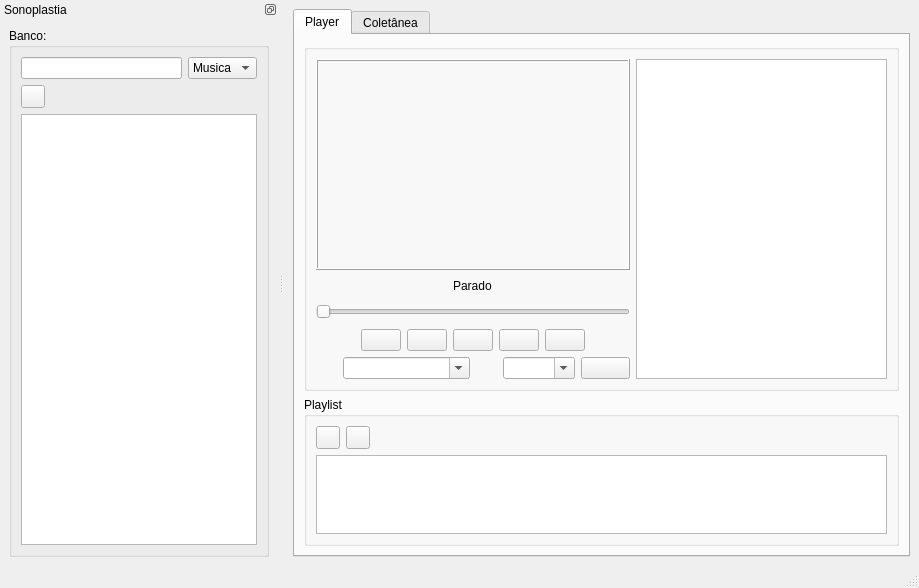
<?xml version="1.0" encoding="UTF-8"?>
<ui version="4.0">
 <class>MainWindow</class>
 <widget class="QMainWindow" name="MainWindow">
  <property name="geometry">
   <rect>
    <x>0</x>
    <y>0</y>
    <width>919</width>
    <height>588</height>
   </rect>
  </property>
  <property name="contextMenuPolicy">
   <enum>Qt::ActionsContextMenu</enum>
  </property>
  <property name="windowTitle">
   <string>Sn7.0.1</string>
  </property>
  <widget class="QWidget" name="centralwidget">
   <layout class="QHBoxLayout" name="horizontalLayout_12">
    <item>
     <widget class="QTabWidget" name="tabWidget">
      <property name="toolTip">
       <string>&lt;html&gt;&lt;head/&gt;&lt;body&gt;&lt;p&gt;&lt;br/&gt;&lt;/p&gt;&lt;/body&gt;&lt;/html&gt;</string>
      </property>
      <property name="currentIndex">
       <number>0</number>
      </property>
      <widget class="QWidget" name="tab">
       <attribute name="title">
        <string>Player</string>
       </attribute>
       <layout class="QHBoxLayout" name="horizontalLayout_13">
        <item>
         <layout class="QVBoxLayout" name="verticalLayout_9">
          <item>
           <widget class="QGroupBox" name="groupBox_2">
            <property name="title">
             <string/>
            </property>
            <layout class="QHBoxLayout" name="horizontalLayout_6">
             <item>
              <layout class="QVBoxLayout" name="verticalLayout_7">
               <item>
                <layout class="QVBoxLayout" name="verticalLayout_6">
                 <item>
                  <widget class="QFrame" name="frameVideo">
                   <property name="minimumSize">
                    <size>
                     <width>301</width>
                     <height>211</height>
                    </size>
                   </property>
                   <property name="frameShape">
                    <enum>QFrame::Box</enum>
                   </property>
                   <property name="frameShadow">
                    <enum>QFrame::Raised</enum>
                   </property>
                   <layout class="QVBoxLayout" name="verticalLayout_3">
                    <item>
                     <widget class="QLabel" name="imagemMidia">
                      <property name="text">
                       <string/>
                      </property>
                      <property name="pixmap">
                       <pixmap>icones/play.png</pixmap>
                      </property>
                      <property name="scaledContents">
                       <bool>false</bool>
                      </property>
                      <property name="alignment">
                       <set>Qt::AlignCenter</set>
                      </property>
                      <property name="wordWrap">
                       <bool>false</bool>
                      </property>
                      <property name="openExternalLinks">
                       <bool>false</bool>
                      </property>
                     </widget>
                    </item>
                   </layout>
                  </widget>
                 </item>
                 <item alignment="Qt::AlignHCenter">
                  <widget class="QLabel" name="texto">
                   <property name="toolTip">
                    <string>&lt;html&gt;&lt;head/&gt;&lt;body&gt;&lt;p&gt;&lt;br/&gt;&lt;/p&gt;&lt;/body&gt;&lt;/html&gt;</string>
                   </property>
                   <property name="whatsThis">
                    <string>&lt;html&gt;&lt;head/&gt;&lt;body&gt;&lt;p align=&quot;center&quot;&gt;tt&lt;/p&gt;&lt;/body&gt;&lt;/html&gt;</string>
                   </property>
                   <property name="text">
                    <string>Parado</string>
                   </property>
                  </widget>
                 </item>
                 <item>
                  <layout class="QVBoxLayout" name="verticalLayout_5">
                   <item>
                    <widget class="QSlider" name="slideMusica">
                     <property name="minimumSize">
                      <size>
                       <width>314</width>
                       <height>22</height>
                      </size>
                     </property>
                     <property name="toolTip">
                      <string>&lt;html&gt;&lt;head/&gt;&lt;body&gt;&lt;p&gt;slide de tempo de midia&lt;/p&gt;&lt;p&gt;&lt;br/&gt;&lt;/p&gt;&lt;/body&gt;&lt;/html&gt;</string>
                     </property>
                     <property name="pageStep">
                      <number>1</number>
                     </property>
                     <property name="orientation">
                      <enum>Qt::Horizontal</enum>
                     </property>
                    </widget>
                   </item>
                   <item>
                    <layout class="QHBoxLayout" name="horizontalLayout">
                     <item>
                      <spacer name="horizontalSpacer_2">
                       <property name="orientation">
                        <enum>Qt::Horizontal</enum>
                       </property>
                       <property name="sizeHint" stdset="0">
                        <size>
                         <width>40</width>
                         <height>20</height>
                        </size>
                       </property>
                      </spacer>
                     </item>
                     <item>
                      <widget class="QPushButton" name="botaoPlay">
                       <property name="toolTip">
                        <string>&lt;html&gt;&lt;head/&gt;&lt;body&gt;&lt;p&gt;play/pause&lt;/p&gt;&lt;/body&gt;&lt;/html&gt;</string>
                       </property>
                       <property name="text">
                        <string/>
                       </property>
                       <property name="icon">
                        <iconset>
                         <normaloff>icones/play.png</normaloff>icones/play.png</iconset>
                       </property>
                       <property name="iconSize">
                        <size>
                         <width>18</width>
                         <height>18</height>
                        </size>
                       </property>
                       <property name="autoRepeat">
                        <bool>false</bool>
                       </property>
                      </widget>
                     </item>
                     <item>
                      <widget class="QPushButton" name="botaoStop">
                       <property name="toolTip">
                        <string>&lt;html&gt;&lt;head/&gt;&lt;body&gt;&lt;p&gt;stop&lt;/p&gt;&lt;/body&gt;&lt;/html&gt;</string>
                       </property>
                       <property name="text">
                        <string/>
                       </property>
                       <property name="icon">
                        <iconset>
                         <normaloff>icones/stop.png</normaloff>icones/stop.png</iconset>
                       </property>
                       <property name="iconSize">
                        <size>
                         <width>18</width>
                         <height>18</height>
                        </size>
                       </property>
                       <property name="autoRepeat">
                        <bool>false</bool>
                       </property>
                      </widget>
                     </item>
                     <item>
                      <widget class="QPushButton" name="botaoRedimencionar">
                       <property name="toolTip">
                        <string>&lt;html&gt;&lt;head/&gt;&lt;body&gt;&lt;p&gt;Ocultar Tela secundária&lt;/p&gt;&lt;/body&gt;&lt;/html&gt;</string>
                       </property>
                       <property name="text">
                        <string/>
                       </property>
                       <property name="icon">
                        <iconset>
                         <normaloff>icones/94519.png</normaloff>icones/94519.png</iconset>
                       </property>
                       <property name="iconSize">
                        <size>
                         <width>18</width>
                         <height>18</height>
                        </size>
                       </property>
                       <property name="checkable">
                        <bool>true</bool>
                       </property>
                       <property name="checked">
                        <bool>false</bool>
                       </property>
                       <property name="autoRepeat">
                        <bool>false</bool>
                       </property>
                      </widget>
                     </item>
                     <item>
                      <widget class="QPushButton" name="botaoPlayList">
                       <property name="toolTip">
                        <string>&lt;html&gt;&lt;head/&gt;&lt;body&gt;&lt;p&gt;Ativa a playlist&lt;/p&gt;&lt;/body&gt;&lt;/html&gt;</string>
                       </property>
                       <property name="text">
                        <string/>
                       </property>
                       <property name="icon">
                        <iconset>
                         <normaloff>icones/playlist-2223100-1861902.webp</normaloff>icones/playlist-2223100-1861902.webp</iconset>
                       </property>
                       <property name="iconSize">
                        <size>
                         <width>18</width>
                         <height>18</height>
                        </size>
                       </property>
                       <property name="checkable">
                        <bool>true</bool>
                       </property>
                       <property name="checked">
                        <bool>false</bool>
                       </property>
                       <property name="autoRepeat">
                        <bool>false</bool>
                       </property>
                      </widget>
                     </item>
                     <item>
                      <widget class="QPushButton" name="botaoIniciarPlayback">
                       <property name="toolTip">
                        <string>&lt;html&gt;&lt;head/&gt;&lt;body&gt;&lt;p&gt;Iniciar com playback caso possivel&lt;/p&gt;&lt;/body&gt;&lt;/html&gt;</string>
                       </property>
                       <property name="text">
                        <string/>
                       </property>
                       <property name="icon">
                        <iconset>
                         <normaloff>icones/playback.png</normaloff>icones/playback.png</iconset>
                       </property>
                       <property name="iconSize">
                        <size>
                         <width>18</width>
                         <height>18</height>
                        </size>
                       </property>
                       <property name="checkable">
                        <bool>true</bool>
                       </property>
                       <property name="checked">
                        <bool>false</bool>
                       </property>
                       <property name="autoRepeat">
                        <bool>false</bool>
                       </property>
                      </widget>
                     </item>
                     <item>
                      <spacer name="horizontalSpacer">
                       <property name="orientation">
                        <enum>Qt::Horizontal</enum>
                       </property>
                       <property name="sizeHint" stdset="0">
                        <size>
                         <width>40</width>
                         <height>20</height>
                        </size>
                       </property>
                      </spacer>
                     </item>
                    </layout>
                   </item>
                  </layout>
                 </item>
                </layout>
               </item>
               <item>
                <layout class="QHBoxLayout" name="horizontalLayout_5">
                 <item>
                  <layout class="QHBoxLayout" name="horizontalLayout_3">
                   <item>
                    <widget class="QLabel" name="label">
                     <property name="maximumSize">
                      <size>
                       <width>21</width>
                       <height>21</height>
                      </size>
                     </property>
                     <property name="text">
                      <string/>
                     </property>
                     <property name="pixmap">
                      <pixmap>icones/note-beam.png</pixmap>
                     </property>
                     <property name="scaledContents">
                      <bool>true</bool>
                     </property>
                    </widget>
                   </item>
                   <item>
                    <widget class="QComboBox" name="comboMusica">
                     <property name="toolTip">
                      <string>&lt;html&gt;&lt;head/&gt;&lt;body&gt;&lt;p&gt;trilha de audio, normalmente exibe Normal/Playback&lt;/p&gt;&lt;/body&gt;&lt;/html&gt;</string>
                     </property>
                     <property name="editable">
                      <bool>true</bool>
                     </property>
                     <property name="currentIndex">
                      <number>-1</number>
                     </property>
                     <property name="sizeAdjustPolicy">
                      <enum>QComboBox::AdjustToContents</enum>
                     </property>
                     <property name="frame">
                      <bool>true</bool>
                     </property>
                    </widget>
                   </item>
                  </layout>
                 </item>
                 <item>
                  <layout class="QHBoxLayout" name="horizontalLayout_4">
                   <item>
                    <widget class="QLabel" name="label_2">
                     <property name="maximumSize">
                      <size>
                       <width>21</width>
                       <height>31</height>
                      </size>
                     </property>
                     <property name="text">
                      <string/>
                     </property>
                     <property name="pixmap">
                      <pixmap>icones/legendas.png</pixmap>
                     </property>
                     <property name="scaledContents">
                      <bool>true</bool>
                     </property>
                    </widget>
                   </item>
                   <item>
                    <widget class="QComboBox" name="comboLegenda">
                     <property name="toolTip">
                      <string>&lt;html&gt;&lt;head/&gt;&lt;body&gt;&lt;p&gt;Legendas&lt;/p&gt;&lt;/body&gt;&lt;/html&gt;</string>
                     </property>
                     <property name="editable">
                      <bool>true</bool>
                     </property>
                     <property name="currentText">
                      <string/>
                     </property>
                     <property name="currentIndex">
                      <number>-1</number>
                     </property>
                     <property name="sizeAdjustPolicy">
                      <enum>QComboBox::AdjustToContents</enum>
                     </property>
                     <property name="frame">
                      <bool>true</bool>
                     </property>
                    </widget>
                   </item>
                   <item>
                    <layout class="QHBoxLayout" name="horizontalLayout_7">
                     <item>
                      <widget class="QPushButton" name="botaoVolume">
                       <property name="toolTip">
                        <string>&lt;html&gt;&lt;head/&gt;&lt;body&gt;&lt;p&gt;Mute&lt;/p&gt;&lt;p&gt;&lt;br/&gt;&lt;/p&gt;&lt;/body&gt;&lt;/html&gt;</string>
                       </property>
                       <property name="text">
                        <string/>
                       </property>
                       <property name="icon">
                        <iconset>
                         <normaloff>icones/iconfinder-volume-max-sound-speaker-audio-4593170_122277.ico</normaloff>icones/iconfinder-volume-max-sound-speaker-audio-4593170_122277.ico</iconset>
                       </property>
                       <property name="iconSize">
                        <size>
                         <width>18</width>
                         <height>18</height>
                        </size>
                       </property>
                       <property name="autoRepeat">
                        <bool>false</bool>
                       </property>
                      </widget>
                     </item>
                    </layout>
                   </item>
                  </layout>
                 </item>
                </layout>
               </item>
              </layout>
             </item>
             <item>
              <widget class="QListWidget" name="listaTrecho">
               <property name="minimumSize">
                <size>
                 <width>251</width>
                 <height>320</height>
                </size>
               </property>
               <property name="toolTip">
                <string>&lt;html&gt;&lt;head/&gt;&lt;body&gt;&lt;p&gt;Exibe os trechos da midia caso exista.&lt;/p&gt;&lt;/body&gt;&lt;/html&gt;</string>
               </property>
              </widget>
             </item>
            </layout>
           </widget>
          </item>
          <item>
           <widget class="QGroupBox" name="groupBox_3">
            <property name="title">
             <string>Playlist</string>
            </property>
            <layout class="QHBoxLayout" name="horizontalLayout_9">
             <item>
              <layout class="QVBoxLayout" name="verticalLayout_8">
               <item>
                <layout class="QHBoxLayout" name="horizontalLayout_8">
                 <item>
                  <widget class="QToolButton" name="botaoAdicionar">
                   <property name="toolTip">
                    <string>&lt;html&gt;&lt;head/&gt;&lt;body&gt;&lt;p&gt;Adicionar midia externa&lt;/p&gt;&lt;/body&gt;&lt;/html&gt;</string>
                   </property>
                   <property name="text">
                    <string/>
                   </property>
                   <property name="icon">
                    <iconset>
                     <normaloff>icones/add-icon.png</normaloff>icones/add-icon.png</iconset>
                   </property>
                  </widget>
                 </item>
                 <item>
                  <widget class="QToolButton" name="botaoRemover">
                   <property name="toolTip">
                    <string>&lt;html&gt;&lt;head/&gt;&lt;body&gt;&lt;p&gt;Remover item da lista&lt;/p&gt;&lt;/body&gt;&lt;/html&gt;</string>
                   </property>
                   <property name="text">
                    <string/>
                   </property>
                   <property name="icon">
                    <iconset>
                     <normaloff>icones/remove-symbol_icon-icons.com_73439.ico</normaloff>icones/remove-symbol_icon-icons.com_73439.ico</iconset>
                   </property>
                  </widget>
                 </item>
                 <item>
                  <spacer name="horizontalSpacer_3">
                   <property name="orientation">
                    <enum>Qt::Horizontal</enum>
                   </property>
                   <property name="sizeHint" stdset="0">
                    <size>
                     <width>40</width>
                     <height>20</height>
                    </size>
                   </property>
                  </spacer>
                 </item>
                </layout>
               </item>
               <item>
                <widget class="QListWidget" name="listaPlaylist">
                 <property name="toolTip">
                  <string>&lt;html&gt;&lt;head/&gt;&lt;body&gt;&lt;p&gt;lista de midia&lt;/p&gt;&lt;/body&gt;&lt;/html&gt;</string>
                 </property>
                </widget>
               </item>
              </layout>
             </item>
            </layout>
           </widget>
          </item>
         </layout>
        </item>
       </layout>
      </widget>
      <widget class="QWidget" name="tab_2">
       <attribute name="title">
        <string>Coletânea</string>
       </attribute>
      </widget>
     </widget>
    </item>
   </layout>
  </widget>
  <widget class="QStatusBar" name="statusbar"/>
  <widget class="QDockWidget" name="dockWidget_2">
   <property name="features">
    <set>QDockWidget::DockWidgetFloatable|QDockWidget::DockWidgetMovable</set>
   </property>
   <property name="allowedAreas">
    <set>Qt::LeftDockWidgetArea|Qt::RightDockWidgetArea</set>
   </property>
   <property name="windowTitle">
    <string>Sonoplastia</string>
   </property>
   <attribute name="dockWidgetArea">
    <number>1</number>
   </attribute>
   <widget class="QWidget" name="dockWidgetContents_2">
    <layout class="QHBoxLayout" name="horizontalLayout_10">
     <item>
      <widget class="QGroupBox" name="groupBox">
       <property name="toolTip">
        <string>&lt;html&gt;&lt;head/&gt;&lt;body&gt;&lt;p&gt;Banco de dados&lt;/p&gt;&lt;/body&gt;&lt;/html&gt;</string>
       </property>
       <property name="title">
        <string>Banco:</string>
       </property>
       <layout class="QHBoxLayout" name="horizontalLayout_11">
        <item>
         <layout class="QVBoxLayout" name="verticalLayout_2">
          <item>
           <layout class="QHBoxLayout" name="horizontalLayout_2">
            <item>
             <widget class="QLineEdit" name="areaBusca">
              <property name="toolTip">
               <string>&lt;html&gt;&lt;head/&gt;&lt;body&gt;&lt;p&gt;Clique Enter para procurar&lt;/p&gt;&lt;/body&gt;&lt;/html&gt;</string>
              </property>
             </widget>
            </item>
            <item>
             <widget class="QComboBox" name="comboBanco">
              <item>
               <property name="text">
                <string>Musica</string>
               </property>
              </item>
              <item>
               <property name="text">
                <string>Trecho</string>
               </property>
              </item>
              <item>
               <property name="text">
                <string>Album</string>
               </property>
              </item>
             </widget>
            </item>
           </layout>
          </item>
          <item>
           <widget class="QToolButton" name="botaoAdicionar_2">
            <property name="toolTip">
             <string>&lt;html&gt;&lt;head/&gt;&lt;body&gt;&lt;p&gt;Adicionar a playList&lt;/p&gt;&lt;/body&gt;&lt;/html&gt;</string>
            </property>
            <property name="text">
             <string/>
            </property>
            <property name="icon">
             <iconset>
              <normaloff>icones/add-icon.png</normaloff>icones/add-icon.png</iconset>
            </property>
           </widget>
          </item>
          <item>
           <layout class="QVBoxLayout" name="verticalLayout">
            <item>
             <widget class="QListWidget" name="listaBanco">
              <property name="contextMenuPolicy">
               <enum>Qt::ActionsContextMenu</enum>
              </property>
              <property name="acceptDrops">
               <bool>true</bool>
              </property>
              <property name="toolTip">
               <string>&lt;html&gt;&lt;head/&gt;&lt;body&gt;&lt;p&gt;intens procurados&lt;/p&gt;&lt;/body&gt;&lt;/html&gt;</string>
              </property>
             </widget>
            </item>
           </layout>
          </item>
         </layout>
        </item>
       </layout>
      </widget>
     </item>
    </layout>
   </widget>
  </widget>
 </widget>
 <resources/>
 <connections/>
</ui>
